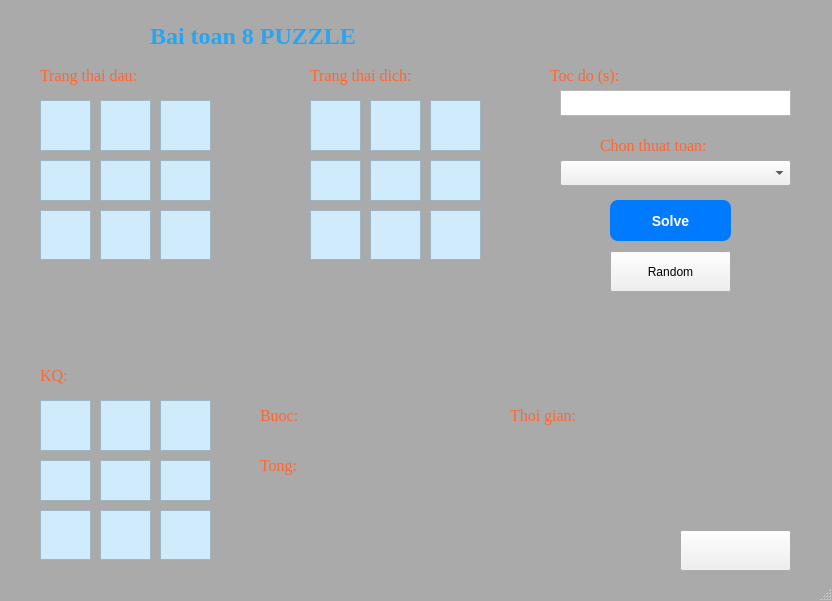
<?xml version="1.0" encoding="UTF-8"?>
<ui version="4.0">
 <class>MainWindow</class>
 <widget class="QMainWindow" name="MainWindow">
  <property name="geometry">
   <rect>
    <x>0</x>
    <y>0</y>
    <width>832</width>
    <height>601</height>
   </rect>
  </property>
  <property name="windowTitle">
   <string>Do an AI ca nhan</string>
  </property>
  <property name="styleSheet">
   <string notr="true">QMainWindow{
	background-color: #AAAAAA;
}</string>
  </property>
  <widget class="QWidget" name="centralwidget">
   <widget class="QLabel" name="lblStartState">
    <property name="geometry">
     <rect>
      <x>40</x>
      <y>60</y>
      <width>161</width>
      <height>31</height>
     </rect>
    </property>
    <property name="font">
     <font>
      <family>Times New Roman</family>
      <pointsize>12</pointsize>
     </font>
    </property>
    <property name="styleSheet">
     <string notr="true">QLabel{
	color: #FF652F;
}</string>
    </property>
    <property name="text">
     <string>Trang thai dau:</string>
    </property>
   </widget>
   <widget class="QLabel" name="lblEndState">
    <property name="geometry">
     <rect>
      <x>310</x>
      <y>60</y>
      <width>161</width>
      <height>31</height>
     </rect>
    </property>
    <property name="font">
     <font>
      <family>Times New Roman</family>
      <pointsize>12</pointsize>
     </font>
    </property>
    <property name="styleSheet">
     <string notr="true">QLabel{
	color: #FF652F;
}
</string>
    </property>
    <property name="text">
     <string>Trang thai dich:</string>
    </property>
   </widget>
   <widget class="QPushButton" name="btnSolve">
    <property name="geometry">
     <rect>
      <x>610</x>
      <y>200</y>
      <width>121</width>
      <height>41</height>
     </rect>
    </property>
    <property name="styleSheet">
     <string notr="true">/*QPushButton{
	background-color: #EEE2DC;
	border-radius: 10px;
}*/
QPushButton {
    background-color: #007BFF;
    color: white;
    border-radius: 8px;
    padding: 6px 12px;
    font-size: 14px;
    font-weight: bold;
}

QPushButton:hover {
    background-color: #0056b3;
}

</string>
    </property>
    <property name="text">
     <string>Solve</string>
    </property>
   </widget>
   <widget class="QLabel" name="lblTitle">
    <property name="geometry">
     <rect>
      <x>150</x>
      <y>20</y>
      <width>531</width>
      <height>31</height>
     </rect>
    </property>
    <property name="font">
     <font>
      <family>Times New Roman</family>
      <pointsize>18</pointsize>
      <weight>75</weight>
      <bold>true</bold>
     </font>
    </property>
    <property name="styleSheet">
     <string notr="true">QLabel{
	color: #27A4F2;
}</string>
    </property>
    <property name="text">
     <string>Bai toan 8 PUZZLE</string>
    </property>
   </widget>
   <widget class="QPlainTextEdit" name="cell1">
    <property name="geometry">
     <rect>
      <x>40</x>
      <y>100</y>
      <width>51</width>
      <height>51</height>
     </rect>
    </property>
    <property name="font">
     <font>
      <family>Times New Roman</family>
      <pointsize>10</pointsize>
     </font>
    </property>
    <property name="styleSheet">
     <string notr="true">QPlainTextEdit{
	background-color: #CFEBFC;
	color: black
}</string>
    </property>
   </widget>
   <widget class="QPlainTextEdit" name="cell2">
    <property name="geometry">
     <rect>
      <x>100</x>
      <y>100</y>
      <width>51</width>
      <height>51</height>
     </rect>
    </property>
    <property name="font">
     <font>
      <family>Times New Roman</family>
      <pointsize>10</pointsize>
     </font>
    </property>
    <property name="styleSheet">
     <string notr="true">QPlainTextEdit{
	background-color: #CFEBFC;
	color: black
}</string>
    </property>
   </widget>
   <widget class="QPlainTextEdit" name="cell3">
    <property name="geometry">
     <rect>
      <x>160</x>
      <y>100</y>
      <width>51</width>
      <height>51</height>
     </rect>
    </property>
    <property name="font">
     <font>
      <family>Times New Roman</family>
      <pointsize>10</pointsize>
     </font>
    </property>
    <property name="styleSheet">
     <string notr="true">QPlainTextEdit{
	background-color: #CFEBFC;
	color: black
}</string>
    </property>
   </widget>
   <widget class="QPlainTextEdit" name="cell4">
    <property name="geometry">
     <rect>
      <x>40</x>
      <y>160</y>
      <width>51</width>
      <height>41</height>
     </rect>
    </property>
    <property name="font">
     <font>
      <family>Times New Roman</family>
      <pointsize>10</pointsize>
     </font>
    </property>
    <property name="styleSheet">
     <string notr="true">QPlainTextEdit{
	background-color: #CFEBFC;
	color: black
}</string>
    </property>
   </widget>
   <widget class="QPlainTextEdit" name="cell5">
    <property name="geometry">
     <rect>
      <x>100</x>
      <y>160</y>
      <width>51</width>
      <height>41</height>
     </rect>
    </property>
    <property name="font">
     <font>
      <family>Times New Roman</family>
      <pointsize>10</pointsize>
     </font>
    </property>
    <property name="styleSheet">
     <string notr="true">QPlainTextEdit{
	background-color: #CFEBFC;
	color: black
}</string>
    </property>
   </widget>
   <widget class="QPlainTextEdit" name="cell6">
    <property name="geometry">
     <rect>
      <x>160</x>
      <y>160</y>
      <width>51</width>
      <height>41</height>
     </rect>
    </property>
    <property name="font">
     <font>
      <family>Times New Roman</family>
      <pointsize>10</pointsize>
     </font>
    </property>
    <property name="styleSheet">
     <string notr="true">QPlainTextEdit{
	background-color: #CFEBFC;
	color: black
}</string>
    </property>
   </widget>
   <widget class="QPlainTextEdit" name="cell7">
    <property name="geometry">
     <rect>
      <x>40</x>
      <y>210</y>
      <width>51</width>
      <height>50</height>
     </rect>
    </property>
    <property name="font">
     <font>
      <family>Times New Roman</family>
      <pointsize>10</pointsize>
     </font>
    </property>
    <property name="styleSheet">
     <string notr="true">QPlainTextEdit{
	background-color: #CFEBFC;
	color: black
}</string>
    </property>
   </widget>
   <widget class="QPlainTextEdit" name="cell8">
    <property name="geometry">
     <rect>
      <x>100</x>
      <y>210</y>
      <width>51</width>
      <height>50</height>
     </rect>
    </property>
    <property name="font">
     <font>
      <family>Times New Roman</family>
      <pointsize>10</pointsize>
     </font>
    </property>
    <property name="styleSheet">
     <string notr="true">QPlainTextEdit{
	background-color: #CFEBFC;
	color: black
}</string>
    </property>
   </widget>
   <widget class="QPlainTextEdit" name="cell9">
    <property name="geometry">
     <rect>
      <x>160</x>
      <y>210</y>
      <width>51</width>
      <height>50</height>
     </rect>
    </property>
    <property name="font">
     <font>
      <family>Times New Roman</family>
      <pointsize>10</pointsize>
     </font>
    </property>
    <property name="styleSheet">
     <string notr="true">QPlainTextEdit{
	background-color: #CFEBFC;
	color: black
}</string>
    </property>
   </widget>
   <widget class="QPlainTextEdit" name="cell4_2">
    <property name="geometry">
     <rect>
      <x>310</x>
      <y>160</y>
      <width>51</width>
      <height>41</height>
     </rect>
    </property>
    <property name="font">
     <font>
      <family>Times New Roman</family>
      <pointsize>10</pointsize>
     </font>
    </property>
    <property name="styleSheet">
     <string notr="true">QPlainTextEdit{
	background-color: #CFEBFC;
	color: black
}</string>
    </property>
   </widget>
   <widget class="QPlainTextEdit" name="cell7_2">
    <property name="geometry">
     <rect>
      <x>310</x>
      <y>210</y>
      <width>51</width>
      <height>50</height>
     </rect>
    </property>
    <property name="font">
     <font>
      <family>Times New Roman</family>
      <pointsize>10</pointsize>
     </font>
    </property>
    <property name="styleSheet">
     <string notr="true">QPlainTextEdit{
	background-color: #CFEBFC;
	color: black
}</string>
    </property>
   </widget>
   <widget class="QPlainTextEdit" name="cell8_2">
    <property name="geometry">
     <rect>
      <x>370</x>
      <y>210</y>
      <width>51</width>
      <height>50</height>
     </rect>
    </property>
    <property name="font">
     <font>
      <family>Times New Roman</family>
      <pointsize>10</pointsize>
     </font>
    </property>
    <property name="styleSheet">
     <string notr="true">QPlainTextEdit{
	background-color: #CFEBFC;
	color: black
}</string>
    </property>
   </widget>
   <widget class="QPlainTextEdit" name="cell9_2">
    <property name="geometry">
     <rect>
      <x>430</x>
      <y>210</y>
      <width>51</width>
      <height>50</height>
     </rect>
    </property>
    <property name="font">
     <font>
      <family>Times New Roman</family>
      <pointsize>10</pointsize>
     </font>
    </property>
    <property name="styleSheet">
     <string notr="true">QPlainTextEdit{
	background-color: #CFEBFC;
	color: black
}</string>
    </property>
   </widget>
   <widget class="QPlainTextEdit" name="cell5_2">
    <property name="geometry">
     <rect>
      <x>370</x>
      <y>160</y>
      <width>51</width>
      <height>41</height>
     </rect>
    </property>
    <property name="font">
     <font>
      <family>Times New Roman</family>
      <pointsize>10</pointsize>
     </font>
    </property>
    <property name="styleSheet">
     <string notr="true">QPlainTextEdit{
	background-color: #CFEBFC;
	color: black
}</string>
    </property>
   </widget>
   <widget class="QPlainTextEdit" name="cell6_2">
    <property name="geometry">
     <rect>
      <x>430</x>
      <y>160</y>
      <width>51</width>
      <height>41</height>
     </rect>
    </property>
    <property name="font">
     <font>
      <family>Times New Roman</family>
      <pointsize>10</pointsize>
     </font>
    </property>
    <property name="styleSheet">
     <string notr="true">QPlainTextEdit{
	background-color: #CFEBFC;
	color: black
}</string>
    </property>
   </widget>
   <widget class="QPlainTextEdit" name="cell1_2">
    <property name="geometry">
     <rect>
      <x>310</x>
      <y>100</y>
      <width>51</width>
      <height>51</height>
     </rect>
    </property>
    <property name="font">
     <font>
      <family>Times New Roman</family>
      <pointsize>10</pointsize>
     </font>
    </property>
    <property name="styleSheet">
     <string notr="true">QPlainTextEdit{
	background-color: #CFEBFC;
	color: black
}</string>
    </property>
   </widget>
   <widget class="QPlainTextEdit" name="cell3_2">
    <property name="geometry">
     <rect>
      <x>430</x>
      <y>100</y>
      <width>51</width>
      <height>51</height>
     </rect>
    </property>
    <property name="font">
     <font>
      <family>Times New Roman</family>
      <pointsize>10</pointsize>
     </font>
    </property>
    <property name="styleSheet">
     <string notr="true">QPlainTextEdit{
	background-color: #CFEBFC;
	color: black
}</string>
    </property>
   </widget>
   <widget class="QPlainTextEdit" name="cell2_2">
    <property name="geometry">
     <rect>
      <x>370</x>
      <y>100</y>
      <width>51</width>
      <height>51</height>
     </rect>
    </property>
    <property name="font">
     <font>
      <family>Times New Roman</family>
      <pointsize>10</pointsize>
     </font>
    </property>
    <property name="styleSheet">
     <string notr="true">QPlainTextEdit{
	background-color: #CFEBFC;
	color: black
}</string>
    </property>
   </widget>
   <widget class="QPlainTextEdit" name="cell3_3">
    <property name="geometry">
     <rect>
      <x>160</x>
      <y>400</y>
      <width>51</width>
      <height>51</height>
     </rect>
    </property>
    <property name="font">
     <font>
      <family>Times New Roman</family>
      <pointsize>10</pointsize>
     </font>
    </property>
    <property name="styleSheet">
     <string notr="true">QPlainTextEdit{
	background-color: #CFEBFC;
	color: black
}</string>
    </property>
    <property name="readOnly">
     <bool>true</bool>
    </property>
   </widget>
   <widget class="QPlainTextEdit" name="cell7_3">
    <property name="geometry">
     <rect>
      <x>40</x>
      <y>510</y>
      <width>51</width>
      <height>50</height>
     </rect>
    </property>
    <property name="font">
     <font>
      <family>Times New Roman</family>
      <pointsize>10</pointsize>
     </font>
    </property>
    <property name="styleSheet">
     <string notr="true">QPlainTextEdit{
	background-color: #CFEBFC;
	color: black
}</string>
    </property>
    <property name="readOnly">
     <bool>true</bool>
    </property>
   </widget>
   <widget class="QPlainTextEdit" name="cell8_3">
    <property name="geometry">
     <rect>
      <x>100</x>
      <y>510</y>
      <width>51</width>
      <height>50</height>
     </rect>
    </property>
    <property name="font">
     <font>
      <family>Times New Roman</family>
      <pointsize>10</pointsize>
     </font>
    </property>
    <property name="styleSheet">
     <string notr="true">QPlainTextEdit{
	background-color: #CFEBFC;
	color: black
}</string>
    </property>
    <property name="readOnly">
     <bool>true</bool>
    </property>
   </widget>
   <widget class="QPlainTextEdit" name="cell9_3">
    <property name="geometry">
     <rect>
      <x>160</x>
      <y>510</y>
      <width>51</width>
      <height>50</height>
     </rect>
    </property>
    <property name="font">
     <font>
      <family>Times New Roman</family>
      <pointsize>10</pointsize>
     </font>
    </property>
    <property name="styleSheet">
     <string notr="true">QPlainTextEdit{
	background-color: #CFEBFC;
	color: black
}</string>
    </property>
    <property name="readOnly">
     <bool>true</bool>
    </property>
   </widget>
   <widget class="QPlainTextEdit" name="cell5_3">
    <property name="geometry">
     <rect>
      <x>100</x>
      <y>460</y>
      <width>51</width>
      <height>41</height>
     </rect>
    </property>
    <property name="font">
     <font>
      <family>Times New Roman</family>
      <pointsize>10</pointsize>
     </font>
    </property>
    <property name="styleSheet">
     <string notr="true">QPlainTextEdit{
	background-color: #CFEBFC;
	color: black
}</string>
    </property>
    <property name="readOnly">
     <bool>true</bool>
    </property>
   </widget>
   <widget class="QPlainTextEdit" name="cell4_3">
    <property name="geometry">
     <rect>
      <x>40</x>
      <y>460</y>
      <width>51</width>
      <height>41</height>
     </rect>
    </property>
    <property name="font">
     <font>
      <family>Times New Roman</family>
      <pointsize>10</pointsize>
     </font>
    </property>
    <property name="styleSheet">
     <string notr="true">QPlainTextEdit{
	background-color: #CFEBFC;
	color: black
}</string>
    </property>
    <property name="readOnly">
     <bool>true</bool>
    </property>
   </widget>
   <widget class="QPlainTextEdit" name="cell1_3">
    <property name="geometry">
     <rect>
      <x>40</x>
      <y>400</y>
      <width>51</width>
      <height>51</height>
     </rect>
    </property>
    <property name="font">
     <font>
      <family>Times New Roman</family>
      <pointsize>10</pointsize>
     </font>
    </property>
    <property name="styleSheet">
     <string notr="true">QPlainTextEdit{
	background-color: #CFEBFC;
	color: black
}</string>
    </property>
    <property name="readOnly">
     <bool>true</bool>
    </property>
   </widget>
   <widget class="QPlainTextEdit" name="cell2_3">
    <property name="geometry">
     <rect>
      <x>100</x>
      <y>400</y>
      <width>51</width>
      <height>51</height>
     </rect>
    </property>
    <property name="font">
     <font>
      <family>Times New Roman</family>
      <pointsize>10</pointsize>
     </font>
    </property>
    <property name="styleSheet">
     <string notr="true">QPlainTextEdit{
	background-color: #CFEBFC;
	color: black
}</string>
    </property>
    <property name="readOnly">
     <bool>true</bool>
    </property>
   </widget>
   <widget class="QPlainTextEdit" name="cell6_3">
    <property name="geometry">
     <rect>
      <x>160</x>
      <y>460</y>
      <width>51</width>
      <height>41</height>
     </rect>
    </property>
    <property name="font">
     <font>
      <family>Times New Roman</family>
      <pointsize>10</pointsize>
     </font>
    </property>
    <property name="styleSheet">
     <string notr="true">QPlainTextEdit{
	background-color: #CFEBFC;
	color: black
}</string>
    </property>
    <property name="readOnly">
     <bool>true</bool>
    </property>
   </widget>
   <widget class="QLabel" name="lblResult">
    <property name="geometry">
     <rect>
      <x>40</x>
      <y>360</y>
      <width>161</width>
      <height>31</height>
     </rect>
    </property>
    <property name="font">
     <font>
      <family>Times New Roman</family>
      <pointsize>12</pointsize>
     </font>
    </property>
    <property name="styleSheet">
     <string notr="true">QLabel{
	color: #FF652F;
}</string>
    </property>
    <property name="text">
     <string>KQ:</string>
    </property>
   </widget>
   <widget class="QLabel" name="lblStep">
    <property name="geometry">
     <rect>
      <x>260</x>
      <y>400</y>
      <width>161</width>
      <height>31</height>
     </rect>
    </property>
    <property name="font">
     <font>
      <family>Times New Roman</family>
      <pointsize>12</pointsize>
     </font>
    </property>
    <property name="styleSheet">
     <string notr="true">QLabel{
	color: #FF652F;
}
</string>
    </property>
    <property name="text">
     <string>Buoc:</string>
    </property>
   </widget>
   <widget class="QPlainTextEdit" name="txtStep">
    <property name="geometry">
     <rect>
      <x>310</x>
      <y>400</y>
      <width>101</width>
      <height>31</height>
     </rect>
    </property>
    <property name="font">
     <font>
      <family>Times New Roman</family>
      <pointsize>10</pointsize>
     </font>
    </property>
    <property name="styleSheet">
     <string notr="true">QPlainTextEdit{
	background-color: transparent;
	color: black
}</string>
    </property>
    <property name="frameShape">
     <enum>QFrame::NoFrame</enum>
    </property>
    <property name="textInteractionFlags">
     <set>Qt::NoTextInteraction</set>
    </property>
   </widget>
   <widget class="QLabel" name="lblTotalStep">
    <property name="geometry">
     <rect>
      <x>260</x>
      <y>450</y>
      <width>161</width>
      <height>31</height>
     </rect>
    </property>
    <property name="font">
     <font>
      <family>Times New Roman</family>
      <pointsize>12</pointsize>
     </font>
    </property>
    <property name="styleSheet">
     <string notr="true">QLabel{
	color: #FF652F;
}</string>
    </property>
    <property name="text">
     <string>Tong:</string>
    </property>
   </widget>
   <widget class="QPlainTextEdit" name="txtTotalStep">
    <property name="geometry">
     <rect>
      <x>360</x>
      <y>450</y>
      <width>101</width>
      <height>31</height>
     </rect>
    </property>
    <property name="font">
     <font>
      <family>Times New Roman</family>
      <pointsize>10</pointsize>
     </font>
    </property>
    <property name="styleSheet">
     <string notr="true">QPlainTextEdit{
	background-color: transparent;
	color: black
}</string>
    </property>
    <property name="frameShape">
     <enum>QFrame::NoFrame</enum>
    </property>
    <property name="textInteractionFlags">
     <set>Qt::NoTextInteraction</set>
    </property>
   </widget>
   <widget class="QLabel" name="lblSolveTime">
    <property name="geometry">
     <rect>
      <x>510</x>
      <y>400</y>
      <width>161</width>
      <height>31</height>
     </rect>
    </property>
    <property name="font">
     <font>
      <family>Times New Roman</family>
      <pointsize>12</pointsize>
     </font>
    </property>
    <property name="styleSheet">
     <string notr="true">QLabel{
	color: #FF652F;
}</string>
    </property>
    <property name="text">
     <string>Thoi gian:</string>
    </property>
   </widget>
   <widget class="QPlainTextEdit" name="txtSolveTime">
    <property name="geometry">
     <rect>
      <x>610</x>
      <y>400</y>
      <width>181</width>
      <height>31</height>
     </rect>
    </property>
    <property name="font">
     <font>
      <family>Times New Roman</family>
      <pointsize>10</pointsize>
     </font>
    </property>
    <property name="styleSheet">
     <string notr="true">QPlainTextEdit{
	background-color: transparent;
	color: black
}</string>
    </property>
    <property name="frameShape">
     <enum>QFrame::NoFrame</enum>
    </property>
    <property name="textInteractionFlags">
     <set>Qt::NoTextInteraction</set>
    </property>
   </widget>
   <widget class="QPushButton" name="btnWriteToFile">
    <property name="geometry">
     <rect>
      <x>680</x>
      <y>530</y>
      <width>111</width>
      <height>41</height>
     </rect>
    </property>
    <property name="styleSheet">
     <string notr="true">/*QPushButton{
	background-color: #AAAAAA;
	border-radius: 10px;
}*/
QPushButton#writeToFile {
    background-color: #AAAAAA;
}

QPushButton#writeToFile:hover {
    background-color: #AAAAAA;
}</string>
    </property>
    <property name="text">
     <string> </string>
    </property>
   </widget>
   <widget class="QLabel" name="lblNote">
    <property name="geometry">
     <rect>
      <x>260</x>
      <y>500</y>
      <width>551</width>
      <height>21</height>
     </rect>
    </property>
    <property name="font">
     <font>
      <family>Times New Roman</family>
      <pointsize>10</pointsize>
     </font>
    </property>
    <property name="text">
     <string> </string>
    </property>
   </widget>
   <widget class="QPushButton" name="btnRandomInput">
    <property name="geometry">
     <rect>
      <x>610</x>
      <y>251</y>
      <width>121</width>
      <height>41</height>
     </rect>
    </property>
    <property name="styleSheet">
     <string notr="true">/*QPushButton{
	background-color: #EEE2DC;
	border-radius: 10px;
}*/
QPushButton#writeToFile {
    background-color: #28A745;
}

QPushButton#writeToFile:hover {
    background-color: #218838;
}</string>
    </property>
    <property name="text">
     <string>Random</string>
    </property>
   </widget>
   <widget class="QLabel" name="lblStartState_2">
    <property name="geometry">
     <rect>
      <x>600</x>
      <y>130</y>
      <width>161</width>
      <height>31</height>
     </rect>
    </property>
    <property name="font">
     <font>
      <family>Times New Roman</family>
      <pointsize>12</pointsize>
     </font>
    </property>
    <property name="styleSheet">
     <string notr="true">QLabel{
	color: #FF652F;
}</string>
    </property>
    <property name="text">
     <string>Chon thuat toan:</string>
    </property>
   </widget>
   <widget class="QLabel" name="lblStartState_3">
    <property name="geometry">
     <rect>
      <x>550</x>
      <y>60</y>
      <width>261</width>
      <height>31</height>
     </rect>
    </property>
    <property name="font">
     <font>
      <family>Times New Roman</family>
      <pointsize>12</pointsize>
     </font>
    </property>
    <property name="styleSheet">
     <string notr="true">QLabel{
	color: #FF652F;
}</string>
    </property>
    <property name="text">
     <string>Toc do (s):</string>
    </property>
   </widget>
   <widget class="QPlainTextEdit" name="txtSolveSpeedPerStep">
    <property name="geometry">
     <rect>
      <x>560</x>
      <y>90</y>
      <width>231</width>
      <height>26</height>
     </rect>
    </property>
   </widget>
   <widget class="QComboBox" name="cbbAlgorithm">
    <property name="geometry">
     <rect>
      <x>560</x>
      <y>160</y>
      <width>231</width>
      <height>26</height>
     </rect>
    </property>
   </widget>
  </widget>
  <widget class="QMenuBar" name="menubar">
   <property name="geometry">
    <rect>
     <x>0</x>
     <y>0</y>
     <width>832</width>
     <height>21</height>
    </rect>
   </property>
  </widget>
  <widget class="QStatusBar" name="statusbar"/>
 </widget>
 <resources/>
 <connections/>
</ui>
